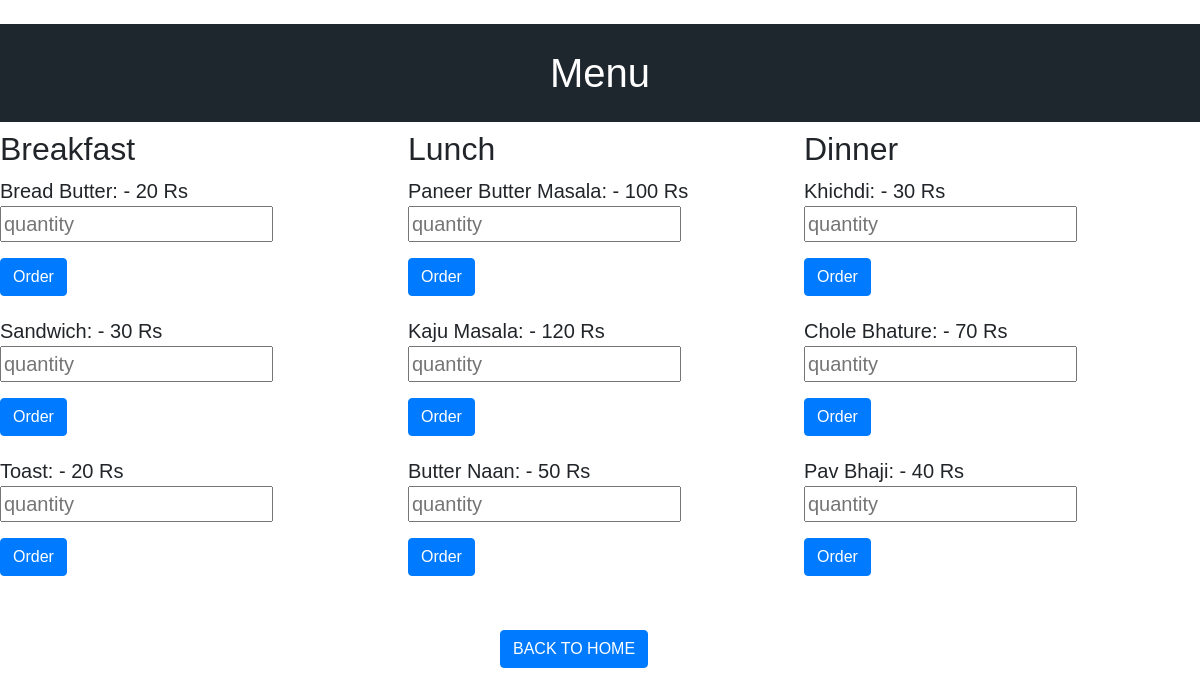
Screenshot of /food (signed in) with the database file from the repository.
### HotelAutomationSystem/models.py (models this page shows)
class FoodItemBreakfast(models.Model):
    name=models.CharField(max_length=30)
    price=models.IntegerField()

class FoodItemLunch(models.Model):
    name=models.CharField(max_length=30)
    price=models.IntegerField()

class FoodItemDinner(models.Model):
    name=models.CharField(max_length=30)
    price=models.IntegerField()

### HotelAutomationSystem/views.py (the view, shortened to what this page needs)
# urls.py: path('food',views.food,name='food'),
def food(request):
    breakfast_food_details=FoodItemBreakfast.objects.all()
    lunch_food_details=FoodItemLunch.objects.all()
    dinner_food_details=FoodItemDinner.objects.all()
    flag=0
    email=request.user.email
    context={
             "breakfast_food_details" : breakfast_food_details,
             "lunch_food_details" : lunch_food_details,
             "dinner_food_details" : dinner_food_details
             }
    return render(request,'food.html',context)

### Templates/food.html (shortened to what this page needs)
﻿﻿{% load static %}
<!DOCTYPE html>
<html lang="en">
  <head>
    <link
      rel="stylesheet"
      href="https://stackpath.bootstrapcdn.com/bootstrap/4.3.1/css/bootstrap.min.css"
    />
    <link
      rel="stylesheet"
      href="https://cdnjs.cloudflare.com/ajax/libs/font-awesome/4.7.0/css/font-awesome.min.css"
    />
  </head>
  <body>
    <div class="temppp">
      <h1 align="center">Menu</h1>
      <div id="leftbox">
        <h2>Breakfast</h2>
        {% for breakfast_food_detail in breakfast_food_details %}
        {{breakfast_food_detail.name }}: - {{ breakfast_food_detail.price }} Rs
        <form action="" method="POST">
          <div class="form-group">
            <input
              type="number"
              id="quantity"
              name="quantity"
              size="50"
              placeholder="quantity"
            />
          </div>
          <button
            type="submit"
            class="btn btn-primary"
            name="{{ breakfast_food_detail.name }}"
            value="Submit"
          >
            Order
          </button>
        </form>
        {%endfor%}
      </div>
      <div id="middlebox">
        <h2>Lunch</h2>
        {% for lunch_food_detail in lunch_food_details %}
        {{lunch_food_detail.name}}: - {{ lunch_food_detail.price }} Rs
        <form action="" method="POST">
          <div class="form-group">
            <input
              type="number"
              id="quantity"
              name="quantity"
              size="50"
              placeholder="quantity"
            />
          </div>
          <button
            type="submit"
            class="btn btn-primary"
            name="{{ lunch_food_detail.name }}"
            value="Submit"
          >
            Order
          </button>
        </form>
        {%endfor%}
      </div>
      <div id="rightbox">
        <h2>Dinner</h2>
        {% for dinner_food_detail in dinner_food_details %}
        {{dinner_food_detail.name}}: - {{ dinner_food_detail.price }} Rs
        <form action="" method="POST">
          <div class="form-group">
            <input
              type="number"
              id="quantity"
              name="quantity"
              size="50"
              placeholder="quantity"
            />
          </div>
          <button
            type="submit"
            class="btn btn-primary"
            name="{{ dinner_food_detail.name }}"
            value="Submit"
          >
            Order
          </button>
        </form>
        {%endfor%}
      </div>
    </div>
    <div class="t1">
      <a class="btn btn-primary" href="/" role="button">BACK TO HOME</a>
    </div>
  </body>
</html>

### Templates/food.html (style rules this page uses)
body { font-family: "Source Sans Pro", sans-serif; }
#leftbox { float: left; width: 34%; height: 280px; }
#middlebox { float: left; width: 33%; height: 280px; }
#rightbox { float: right; width: 33%; height: 280px; }
h1 { color: white; padding: 25px 30px; background-color: #1e272e; }
.t1 { padding-top: 500px; padding-left: 500px; }
.temppp { font-size: 20px; }

### rows the page displays
FoodItemBreakfast: name "Bread Butter", price "20"
FoodItemBreakfast: name "Sandwich", price "30"
FoodItemBreakfast: name "Toast", price "20"
FoodItemLunch: name "Paneer Butter Masala", price "100"
FoodItemLunch: name "Kaju Masala", price "120"
FoodItemLunch: name "Butter Naan", price "50"
FoodItemDinner: name "Khichdi", price "30"
FoodItemDinner: name "Chole Bhature", price "70"
FoodItemDinner: name "Pav Bhaji", price "40"
